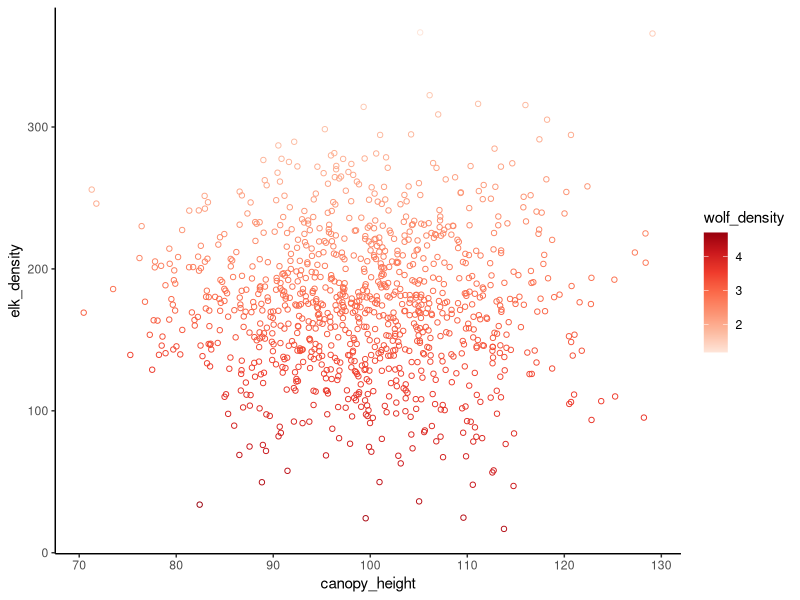
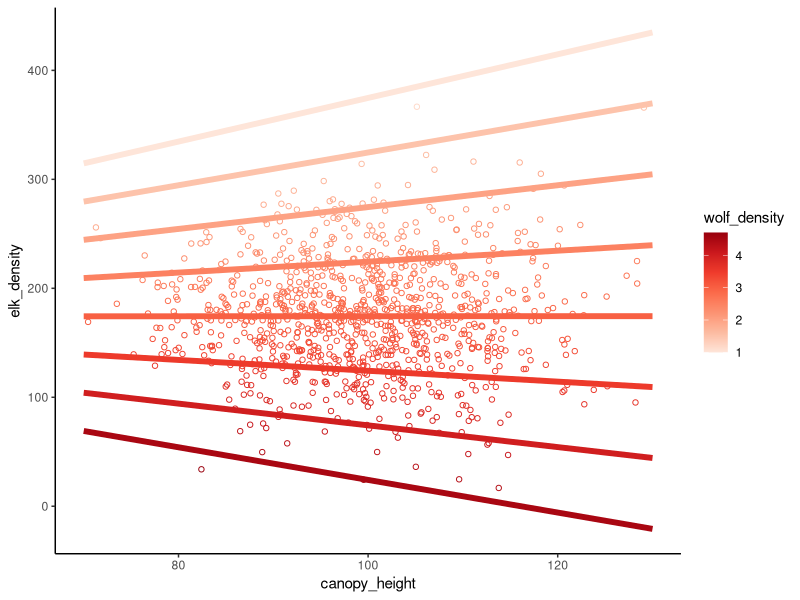

These charts were generated, in order, by the following R code:
## ---- chunk 1
knitr::opts_chunk$set(echo = TRUE)
library(tidyverse)
## ---- chunk 2
# make a linear model with the two continuous predictor variables interacting
# Let's say the relationship between elk density and canopy height is mediated by
# wolf density
# I.e., when wolves are scarce, elk like open fields (low canopy height). But when
# wolves are plentiful, elk get scared and retreat to forests (high canopy height) 
# to hide

set.seed(54321)


# Both of these variables are normal distributions
canopy_height <- rnorm(1e3, 100, sd = 10)
wolf_density <- rnorm(1e3, 3, sd = 0.5)



beta0 <- 175  # Intercept
beta1 <- 3.0  # Coefficient for canopy height
beta2 <- -0.2 # Coefficient for wolf density
beta3 <- -1.0 # Coefficient for canopy height X wolf density


# Simulate!
elk_density <- beta0 + beta1 * canopy_height + beta2 * wolf_density + 
  beta3 * canopy_height * wolf_density + rnorm(1e3, sd = 0.5)

# Visualize
yellowstone <- tibble(canopy_height, wolf_density, elk_density)
ggplot(yellowstone, aes(canopy_height, elk_density, color = wolf_density)) +
  geom_point(shape = 21) +
  scale_color_distiller(palette = "Reds",
                        direction = 1) +
  theme_classic()
## ---- chunk 3
# Fit the model
yellowstone_mod <- lm(
  elk_density ~ canopy_height + wolf_density + canopy_height : wolf_density,
  yellowstone
)
summary(yellowstone_mod)
## ---- chunk 4
# Model coefficients
beta0_hat <- coef(yellowstone_mod)[1]
beta1_hat <- coef(yellowstone_mod)[2]
beta2_hat <- coef(yellowstone_mod)[3]
beta3_hat <- coef(yellowstone_mod)[4]


prediction <- expand_grid(
  canopy_height = seq(70, 130, length.out = 5),
  wolf_density = c(1, 1.5, 2, 2.5, 3, 3.5, 4, 4.5)
) %>% 
  mutate(yhat = beta0_hat + beta1_hat * canopy_height + beta2_hat * wolf_density +
           beta3_hat * canopy_height * wolf_density)



ggplot(yellowstone, aes(canopy_height, elk_density, color = wolf_density)) +
  geom_point(shape = 21) +
  scale_color_distiller(palette = "Reds",
                        direction = 1) +
  geom_line(aes(y = yhat, group = wolf_density), prediction, linewidth = 2) +
  theme_classic()
